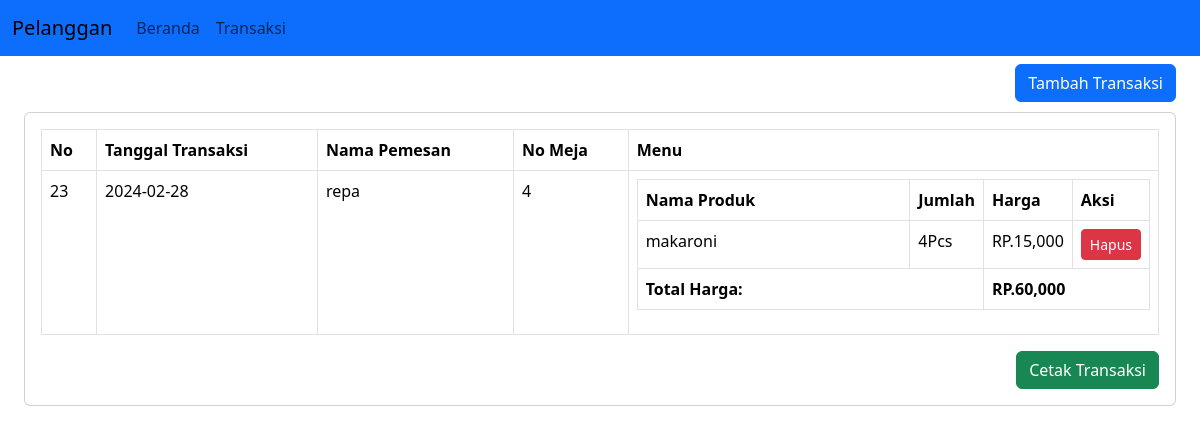
/daftar_transaksi.php, run on the app's committed database.
### tables this page shows
CREATE TABLE `penjualan` (
  `id_penjualan` int(11) NOT NULL,
  `tanggal_penjualan` date NOT NULL,
  `total_harga` decimal(10,2) NOT NULL,
  `id_pelanggan` int(11) NOT NULL
);

CREATE TABLE `pelanggan` (
  `id_pelanggan` int(11) NOT NULL,
  `nama_pelanggan` varchar(255) NOT NULL,
  `no_meja` int(11) NOT NULL,
  `nomor_telepon` varchar(15) NOT NULL
);

CREATE TABLE `produk` (
  `id_produk` int(11) NOT NULL,
  `nama_produk` varchar(255) NOT NULL,
  `harga` decimal(10,2) NOT NULL,
  `stok` int(11) NOT NULL,
  `terjual` int(255) NOT NULL,
  `foto` varchar(255) DEFAULT NULL
);

CREATE TABLE `detailpenjualan` (
  `id_detail` int(11) NOT NULL,
  `id_penjualan` int(11) NOT NULL,
  `id_produk` int(11) NOT NULL,
  `jumlah_produk` int(11) NOT NULL,
  `subtotal` decimal(10,2) NOT NULL
);

### daftar_transaksi.php (the view, shortened to what this page needs)
<?php
include("header.php");
?>
<body>
    <nav class="navbar navbar-expand-lg navbar-primary bg-primary fixed-top">
        <div class="container-fluid">
            <a class="navbar-brand" href="#">Pelanggan</a>
            <div class="navbar-collapse">
                <ul class="navbar-nav">
                    <li class="nav-item">
                        <a class="nav-link" href="index.php">Beranda</a>
                    </li>
                    <li class="nav-item">
                        <a class="nav-link" href="transaksi.php">Transaksi</a>
                    </li>
                </ul>
            </div>
        </div>
    </nav>
    <div class="p-4" id="main-content">
        <a href="transaksi.php" class="btn btn-md btn-primary float-end">Tambah Transaksi</a>
        <div class="card mt-5">
            <div class="card-body">
                <table class="table table-bordered">
                <thead>
                    <tr>
                        <th>No</th>
                        <th>Tanggal Transaksi</th>
                        <th>Nama Pemesan</th>
                        <th>No Meja</th>
                        <th>Menu</th>
                    </tr>
                </thead>
                <tbody>
                    <?php
                    include("conn/koneksi.php");
                    $sql = $koneksi->query("SELECT * FROM penjualan ORDER BY id_penjualan DESC LIMIT 1");
                    while ($data= $sql->fetch_assoc()) {
                        ?>
                        <tr>
                        <td><?php echo $data['id_penjualan']?></td>
                        <td><?php echo $data['tanggal_penjualan']?></td>
                        <?php
                        $sql2 = $koneksi->query("SELECT * FROM pelanggan WHERE id_pelanggan = '".$data['id_penjualan']."'");
                        while ($data2= $sql2->fetch_assoc()) {
                            ?>
                            <td><?php echo $data2['nama_pelanggan']; ?> </td>
                            <td><?php echo $data2['no_meja']; ?> </td>
                            <?php } ?>
                            <td>
                                <table class="table table-bordered">
                                    <thead>
                                        <tr>
                                            <th>Nama Produk</th>
                                            <th class="col-1">Jumlah</th>
                                            <th class="col-1">Harga</th>
                                            <th class="col-1">Aksi</th>
                                        </tr>
                                    </thead>
                                    <tbody>
                                    <?php
                                    $sql3 = $koneksi->query("SELECT * FROM detailpenjualan WHERE id_detail ='". $data['id_penjualan']."'");
                                    $totalharga = 0;
                                    while ($data3= $sql3->fetch_assoc()) {
                                        ?>
                                        <tr>
                                            <td>
                                            <?php
                                            $sql4 = $koneksi->query("SELECT * FROM produk WHERE id_produk = '". $data3['id_produk']."'");
                                            while ($data4= $sql4->fetch_assoc()) {
                                                echo $data4['nama_produk'];
                                            }
                                            ?>
                                            </td>
                                            <td><?php echo $data3['jumlah_produk']?>Pcs</td>
                                            <td>RP.<?php echo number_format($data3['subtotal']) ?></td>
                                            <td><?php echo"<a href='hapus_menu.php?id=$data3[id_penjualan]' class='btn btn-sm btn-danger'>Hapus</a>"?></td>
                                        </tr>
                                        <?php
                                        $totalproduk = $data3['jumlah_produk'] * $data3['subtotal'];
                                        $totalharga += $totalproduk ;
                                    }
                                    ?>
                                    <tr>
                                        <td colspan='2'><strong>Total Harga:</strong></td>
                                        <td colspan='2'><strong>RP.<?php echo number_format("$totalharga") ?></strong></td>
                                    </tr>
                                    </tbody>
                                </table>
                            </td>
                            <?php
                            echo"</tr>";
                        }
                        ?>
                        </tbody>
                    </table>
                    <a href="cetak_transaksi.php" target="_blank" class="btn btn-md btn-success float-end">Cetak Transaksi</a>
                </div>
            </div>
        </div>
    </body

### header.php (shortened to what this page needs)
<!DOCTYPE html>
<html>
<head>
    <link href="bootstrap-5.3.2-dist/css/bootstrap.min.css" rel="stylesheet">
</head>
</html>

### daftar_transaksi.php (style rules this page uses)
#main-content { margin-top: 40px; }

### data on the page
penjualan: id_penjualan "23", tanggal_penjualan "2024-02-28", totalharga "60,000"
pelanggan: nama_pelanggan "repa", no_meja "4"
detailpenjualan: jumlah_produk "4", subtotal "15,000"
produk: nama_produk "makaroni"
